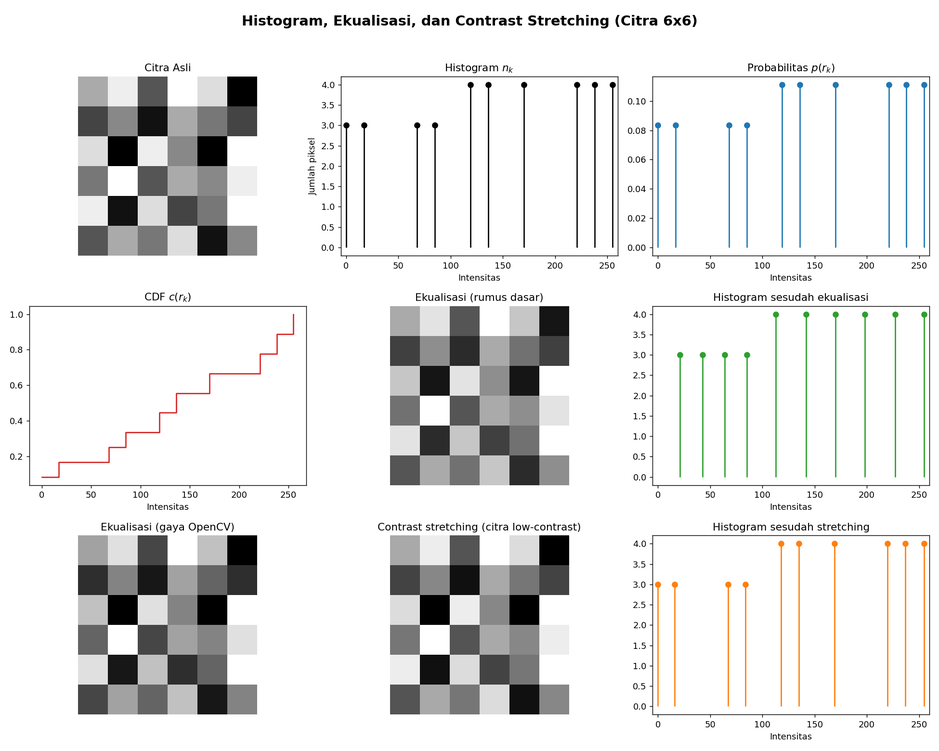
#> input picture pertemuan5/hasil_plot_6x6.png, 939 x 751 px, shrunk from 1950 x 1560 before the run; its folder holds only this picture in this run
$ python ModulBagianE_PPT.py hasil_plot_6x6.png
#> lines starting #> are read from the running program, lines starting #| are printed output that depends on the picture
"""
Cara Pakai Kodenya
    python KerjaKelompok.py image.jpeg
    python KerjaKelompok.py image.jpeg --low 1 --high 99 --out hasil
    python KerjaKelompok.py image.jpeg --raw      # histogram tanpa penghalusan
"""
import argparse
import os
import re
import sys
from dataclasses import dataclass

import cv2
import matplotlib
import numpy as np

# Backend non-GUI bila tidak ada display (server/CI)
if sys.platform.startswith("linux") and not os.environ.get("DISPLAY"):
    matplotlib.use("Agg")
import matplotlib.pyplot as plt
from matplotlib.ticker import FuncFormatter

CHANNELS = ("Red", "Green", "Blue")
COLORS = ("#d62728", "#2ca02c", "#1f77b4")
METHOD_COLORS = ("#444444", "#ff7f0e", "#9467bd", "#17becf", "#e377c2")
N_COLS = 3


@dataclass
class Result:
    name: str
    image: np.ndarray

    @property
    def gray(self):
        return cv2.cvtColor(self.image, cv2.COLOR_RGB2GRAY)

    @property
    def std(self):
        return float(self.gray.std())

    @property
    def entropy(self):
        p = np.bincount(self.gray.ravel(), minlength=256) / self.gray.size
        p = p[p > 0]
        return float(-(p * np.log2(p)).sum())


# ------------------------------------------------------------------ I/O
def load_rgb(path):
    bgr = cv2.imread(path, cv2.IMREAD_COLOR)  # selalu 3 channel (alpha dibuang)
    if bgr is None:
        raise FileNotFoundError(f"Gambar tidak ditemukan atau gagal dibaca: {path}")
    return cv2.cvtColor(bgr, cv2.COLOR_BGR2RGB)


def save_rgb(path, rgb):
    cv2.imwrite(path, cv2.cvtColor(rgb, cv2.COLOR_RGB2BGR))


def slugify(text):
    return re.sub(r"[^A-Za-z0-9]+", "_", text).strip("_")


# ------------------------------------------------------------ pemrosesan
def stretch_channel(ch, low_pct=0.0, high_pct=100.0):
    """g = (f - lo) / (hi - lo) * 255 dengan pembulatan; lo/hi dari persentil."""
    lo, hi = np.percentile(ch, [low_pct, high_pct])
    if hi <= lo:
        return ch.copy()
    out = (ch.astype(np.float32) - lo) / (hi - lo) * 255.0
    return np.rint(np.clip(out, 0, 255)).astype(np.uint8)


def per_channel(img, fn):
    """Terapkan fn pada tiap channel R, G, B lalu gabungkan."""
    return cv2.merge([fn(np.ascontiguousarray(c)) for c in cv2.split(img)])


def on_luminance(img, fn):
    """Terapkan fn hanya pada kanal Y (YCrCb) agar warna tidak bergeser."""
    ycc = cv2.cvtColor(img, cv2.COLOR_RGB2YCrCb)
    ycc[..., 0] = fn(np.ascontiguousarray(ycc[..., 0]))
    return cv2.cvtColor(ycc, cv2.COLOR_YCrCb2RGB)


def run_methods(img, low, high):
    clahe = cv2.createCLAHE(clipLimit=2.0, tileGridSize=(8, 8))
    return [
        Result("Asli", img),
        Result(f"Stretching RGB (p{low:g}-p{high:g})",
               per_channel(img, lambda c: stretch_channel(c, low, high))),
        Result("Equalization RGB", per_channel(img, cv2.equalizeHist)),
        Result("Equalization Y (YCrCb)", on_luminance(img, cv2.equalizeHist)),
        Result("CLAHE Y (clip 2, 8x8)", on_luminance(img, clahe.apply)),
    ]


# --------------------------------------------------------------- laporan
def print_report(results):
    w = max(len(r.name) for r in results) + 2
    head = (f"{'Metode':<{w}}| {'R min-max':^10}| {'G min-max':^10}| "
            f"{'B min-max':^10}| {'Std':>6} | {'Entropi':>7}")
    print("INFORMASI CITRA RGB")
    print("=" * len(head), head, "-" * len(head), sep="\n")
    for r in results:
        mm = [f"{r.image[..., i].min()}-{r.image[..., i].max()}" for i in range(3)]
        print(f"{r.name:<{w}}| {mm[0]:^10}| {mm[1]:^10}| {mm[2]:^10}| "
              f"{r.std:6.2f} | {r.entropy:7.3f}")
    print("=" * len(head))
    print("Std = simpangan baku luminansi (kontras); entropi dalam bit (maks 8).\n")


# ------------------------------------------------------------ visualisasi
def smooth(hist, k):
    """Moving average ukuran ganjil k (k<=1 = tanpa penghalusan)."""
    if k <= 1:
        return hist.astype(float)
    pad = k // 2
    padded = np.pad(hist.astype(float), pad, mode="edge")
    return np.convolve(padded, np.ones(k) / k, mode="valid")


def make_grid(n_panels, title, panel_size=(5.2, 4.2)):
    rows = int(np.ceil(n_panels / N_COLS))
    fig, axes = plt.subplots(rows, N_COLS, layout="constrained",
                             figsize=(panel_size[0] * N_COLS, panel_size[1] * rows))
    fig.suptitle(title, fontsize=15, fontweight="bold")
    axes = np.atleast_1d(axes).ravel()
    return fig, axes


def finish(fig, filename, show):
    fig.savefig(filename, dpi=140)
    print(f"Disimpan: {filename}")
    if show and matplotlib.get_backend().lower() != "agg":
        plt.show()
    plt.close(fig)


def plot_images(results, notes, filename, show):
    fig, axes = make_grid(len(results) + 1, "Perbandingan Citra")
    for ax, r in zip(axes, results):
        ax.imshow(r.image)
        ax.set_title(f"{r.name}\nStd {r.std:.1f}  |  Entropi {r.entropy:.2f}", fontsize=10)
        ax.axis("off")
    for ax in axes[len(results):]:   # panel sisa: catatan
        ax.axis("off")
        ax.text(0, 1, notes, va="top", ha="left", fontsize=9.5, linespacing=1.6,
                transform=ax.transAxes)
    finish(fig, filename, show)


def plot_histograms(results, k_smooth, filename, show):
    fig, axes = make_grid(len(results) + 1, "Histogram RGB per Metode")
    hist_axes, cdf_ax = axes[:len(results)], axes[len(results)]
    x = np.arange(256)

    ymax = 0
    for ax, r in zip(hist_axes, results):
        for i, (name, col) in enumerate(zip(CHANNELS, COLORS)):
            h = smooth(np.bincount(r.image[..., i].ravel(), minlength=256), k_smooth)
            ymax = max(ymax, h.max())
            ax.plot(x, h, color=col, lw=1.3, label=name)
            ax.fill_between(x, h, color=col, alpha=0.10)
        ax.set_title(r.name, fontsize=10, fontweight="bold")
        ax.set_xlim(0, 255)
        ax.set_xticks([0, 64, 128, 192, 255])
        ax.grid(alpha=0.25)
        ax.yaxis.set_major_formatter(FuncFormatter(lambda v, _: f"{v / 1000:g}k"))
    for ax in hist_axes:
        ax.set_ylim(0, ymax * 1.05)
        ax.sharey(hist_axes[0])
    hist_axes[0].legend(fontsize=8, loc="upper left", frameon=False)
    for ax in hist_axes:
        ax.set_xlabel("Intensitas piksel")
        ax.set_ylabel("Frekuensi")
        ax.label_outer()

    # Panel CDF luminansi: equalization ideal mendekati garis diagonal
    cdf_ax.plot([0, 255], [0, 1], "k--", lw=1, alpha=0.5, label="Ideal (merata)")
    for r, col in zip(results, METHOD_COLORS):
        c = np.cumsum(np.bincount(r.gray.ravel(), minlength=256)) / r.gray.size
        cdf_ax.plot(x, c, color=col, lw=1.6, label=r.name)
    cdf_ax.set_title("CDF luminansi (semua metode)", fontsize=10, fontweight="bold")
    cdf_ax.set_xlim(0, 255)
    cdf_ax.set_ylim(0, 1.02)
    cdf_ax.set_xticks([0, 64, 128, 192, 255])
    cdf_ax.set_xlabel("Intensitas piksel")
    cdf_ax.set_ylabel("Probabilitas kumulatif")
    cdf_ax.grid(alpha=0.25)
    cdf_ax.legend(fontsize=7.5, loc="lower right", frameon=False)

    for ax in axes[len(results) + 1:]:
        ax.axis("off")
    if k_smooth > 1:
        fig.text(0.995, 0.005, f"histogram dihaluskan (moving average {k_smooth})",
                 ha="right", va="bottom", fontsize=8, color="gray")
    finish(fig, filename, show)


NOTES = (
    "Catatan metode\n"
    "-------------------------\n"
    "Stretching RGB   : meregangkan tiap channel\n"
    "                   ke 0-255.\n"
    "Equalization RGB : meratakan histogram tiap\n"
    "                   channel (warna bisa bergeser).\n"
    "Equalization Y   : hanya kanal luminansi,\n"
    "                   warna lebih terjaga.\n"
    "CLAHE Y          : equalization lokal dengan\n"
    "                   batas kontras (noise terjaga).\n\n"
    "Std tinggi = kontras tinggi.\n"
    "Entropi tinggi = sebaran intensitas lebih kaya."
)


# ------------------------------------------------------------------ main
def parse_args():
    ap = argparse.ArgumentParser(description=__doc__,
                                 formatter_class=argparse.RawDescriptionHelpFormatter)
    ap.add_argument("image", nargs="?", default="gambar.jpeg", help="path citra masukan")
    ap.add_argument("--low", type=float, default=0.0, help="persentil bawah stretching")
    ap.add_argument("--high", type=float, default=100.0, help="persentil atas stretching")
    ap.add_argument("--smooth", type=int, default=5, help="lebar penghalusan histogram (ganjil)")
    ap.add_argument("--raw", action="store_true", help="histogram mentah, tanpa penghalusan")
    ap.add_argument("--out", default="hasil", help="folder keluaran")
    ap.add_argument("--no-show", action="store_true", help="jangan tampilkan jendela plot")
    args = ap.parse_args()
    if not 0 <= args.low < args.high <= 100:
        ap.error("--low/--high harus memenuhi 0 <= low < high <= 100")
    if args.raw:
        args.smooth = 1
    elif args.smooth % 2 == 0:
        args.smooth += 1
    return args


def main():
    args = parse_args()
    try:
        img = load_rgb(args.image)
#> in load_rgb, bgr is the input picture: shape (751, 939, 3); mean B, G, R 227.2, 227.7, 227.6
    except FileNotFoundError as e:
        sys.exit(str(e))

    full_range = all(img[..., i].min() == 0 and img[..., i].max() == 255 for i in range(3))
#> full_range = True
    if full_range and args.low == 0 and args.high == 100:
        print("Catatan: citra sudah full-range (0-255), min-max stretching tidak "
              "mengubah apa pun. Coba --low 1 --high 99.\n")

    results = run_methods(img, args.low, args.high)
#> in stretch_channel, `lo, hi = np.percentile(ch, [low_pct, high_pct])`: lo = 0; hi = 255
#> call 2 of stretch_channel, with low_pct = 0, high_pct = 100
#> in stretch_channel (call 2), `lo, hi = np.percentile(ch, [low_pct, high_pct])`:
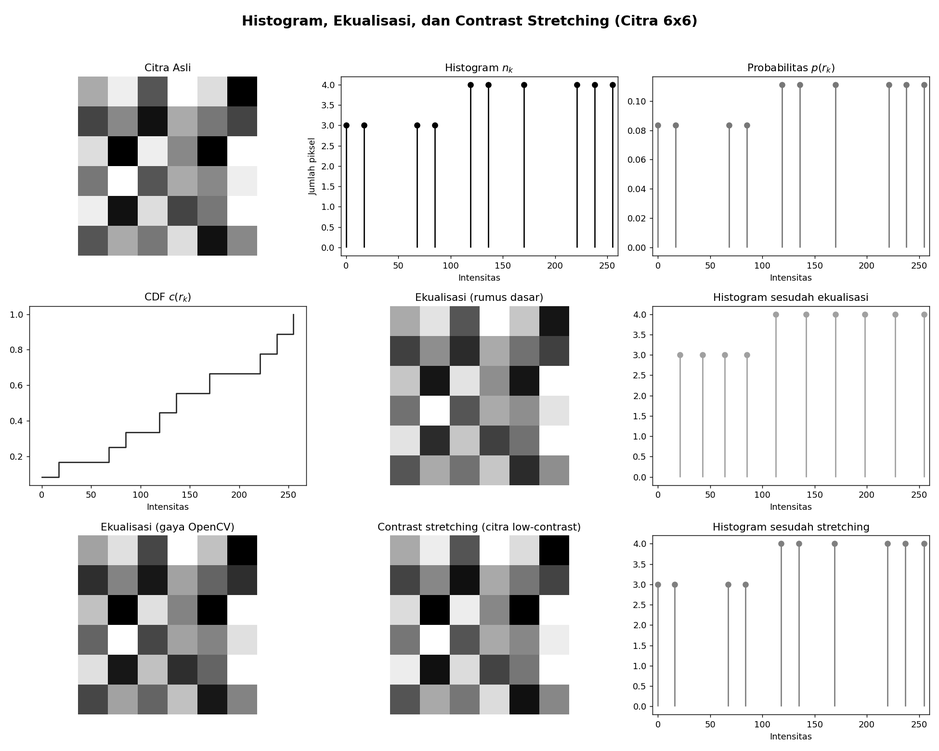
#> ch: shape (751, 939); min 0, max 255, mean 227.7
#> call 3 of stretch_channel, with low_pct = 0, high_pct = 100
#> in stretch_channel (call 3), `lo, hi = np.percentile(ch, [low_pct, high_pct])`:
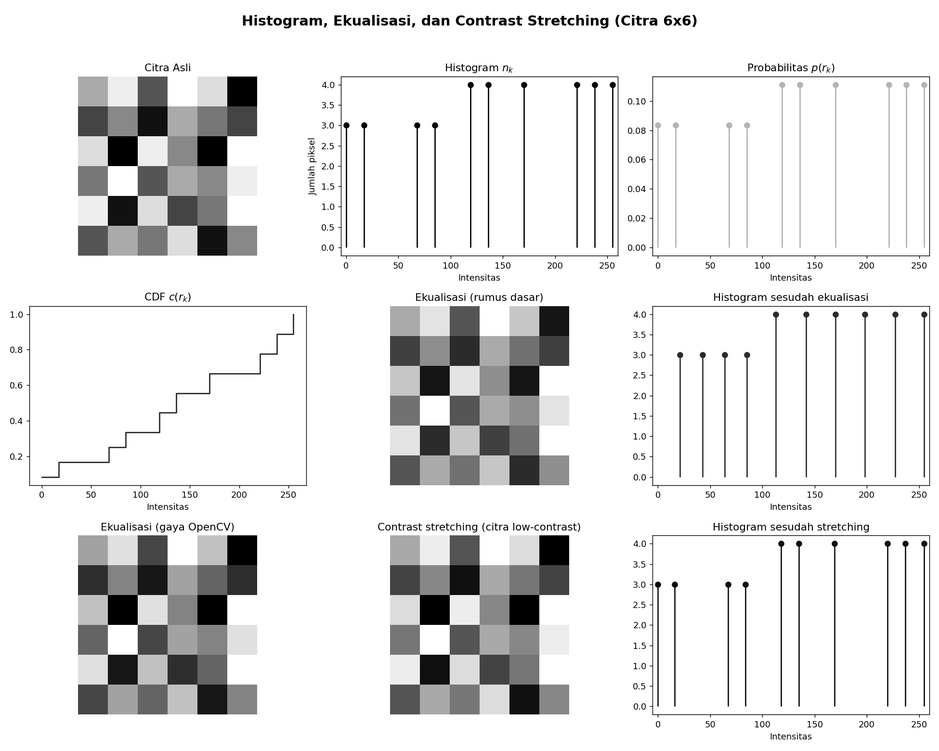
#> ch: shape (751, 939); min 0, max 255, mean 227.2
#> in per_channel (call 2), `return cv2.merge([fn(np.ascontiguousarray(c)) for c in cv2.split(img)])`:
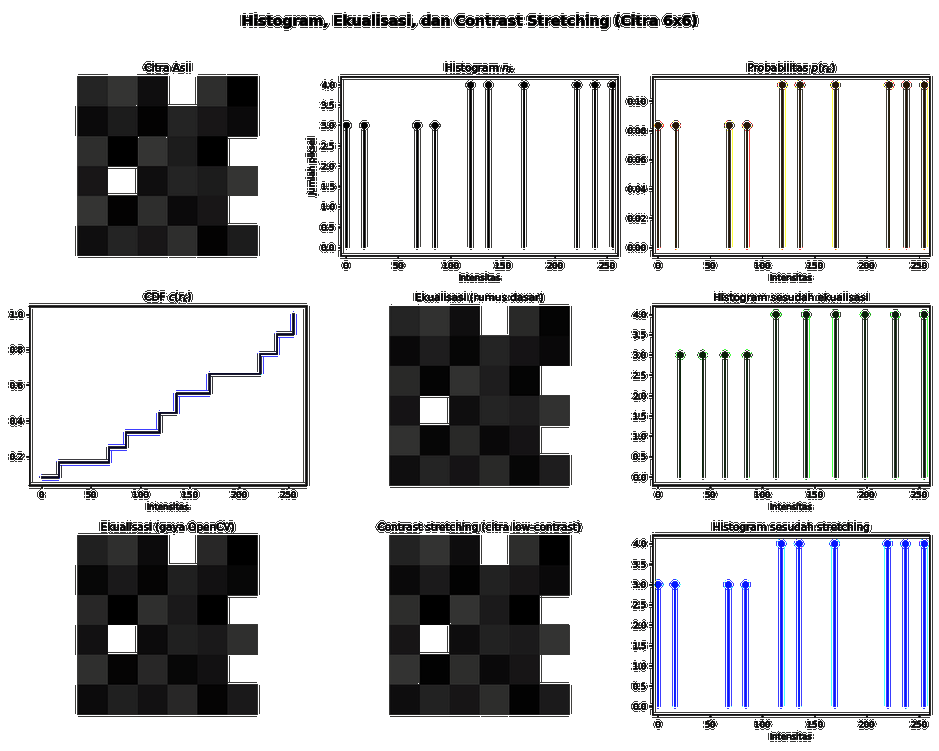
#> returned value: shape (751, 939, 3); mean of channels 0, 1, 2 197.5, 195.9, 195.6; drawn as B, G, R
#> in on_luminance, `ycc = cv2.cvtColor(img, cv2.COLOR_RGB2YCrCb)`: ycc: shape (751, 939, 3); mean of channels 0, 1, 2 227.6, 128, 127.7
#> in on_luminance, `ycc[..., 0] = fn(np.ascontiguousarray(ycc[..., 0]))`: ycc: shape (751, 939, 3); mean of channels 0, 1, 2 195.9, 128, 127.7
#> in on_luminance, `return cv2.cvtColor(ycc, cv2.COLOR_YCrCb2RGB)`:
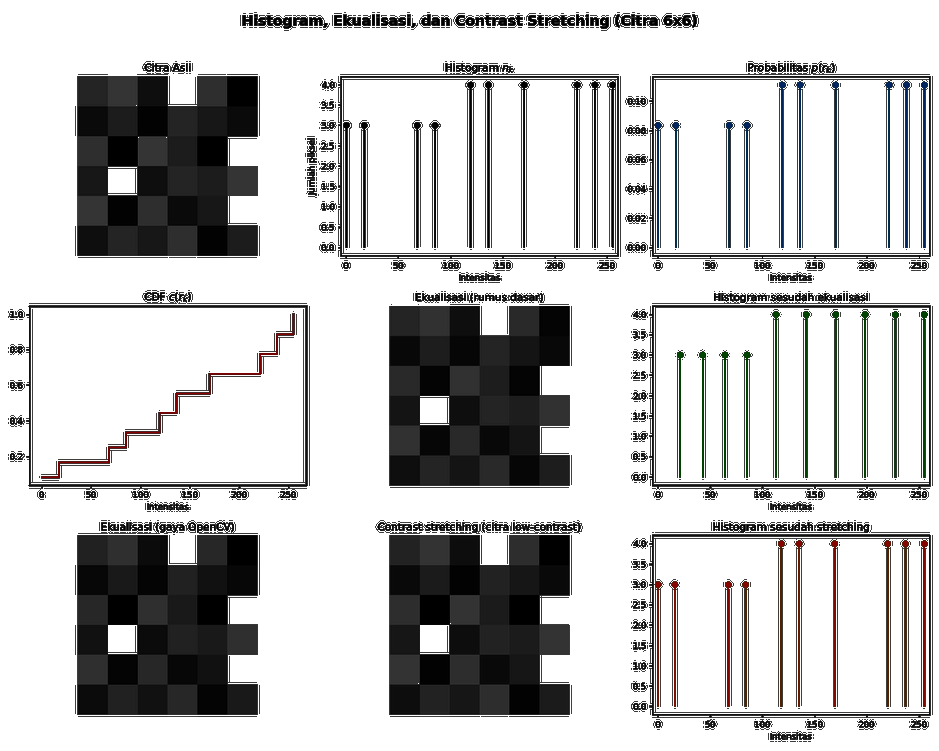
#> returned value: shape (751, 939, 3); mean R, G, B 196.1, 196, 195.8
#> in on_luminance (call 2), `ycc[..., 0] = fn(np.ascontiguousarray(ycc[..., 0]))`: ycc: shape (751, 939, 3); mean of channels 0, 1, 2 226.9, 128, 127.7
#> results = 5 items
    print_report(results)
#> in print_report, `w = max(len(r.name) for r in results) + 2`: w = 26
#| ================================================================================
#| Metode                    | R min-max | G min-max | B min-max |    Std | Entropi
#| --------------------------------------------------------------------------------
#> the loop in print_report, `for r in results:` made 5 passes
#> mm on passes 1 to 5: ['0-255', '0-255', '0-255'], ['0-255', '0-255', '0-255'], ['0-255', '0-255', '0-255'], ['0-255', '0-255', '0-255'], ['0-255', '1-255', '0-255']
#| Asli                      |   0-255   |   0-255   |   0-255   |  61.51 |   2.629
#| Stretching RGB (p0-p100)  |   0-255   |   0-255   |   0-255   |  61.51 |   2.629
#| Equalization RGB          |   0-255   |   0-255   |   0-255   |  98.28 |   2.432
#| Equalization Y (YCrCb)    |   0-255   |   0-255   |   0-255   |  98.81 |   2.339
#| CLAHE Y (clip 2, 8x8)     |   0-255   |   1-255   |   0-255   |  61.87 |   2.762

    os.makedirs(args.out, exist_ok=True)
    for i, r in enumerate(results[1:], start=1):
        save_rgb(os.path.join(args.out, f"{i}_{slugify(r.name)}.png"), r.image)
#> this loop made 4 passes
#> pass 2, in save_rgb (call 2), `cv2.imwrite(path, cv2.cvtColor(rgb, cv2.COLOR_RGB2BGR))`:
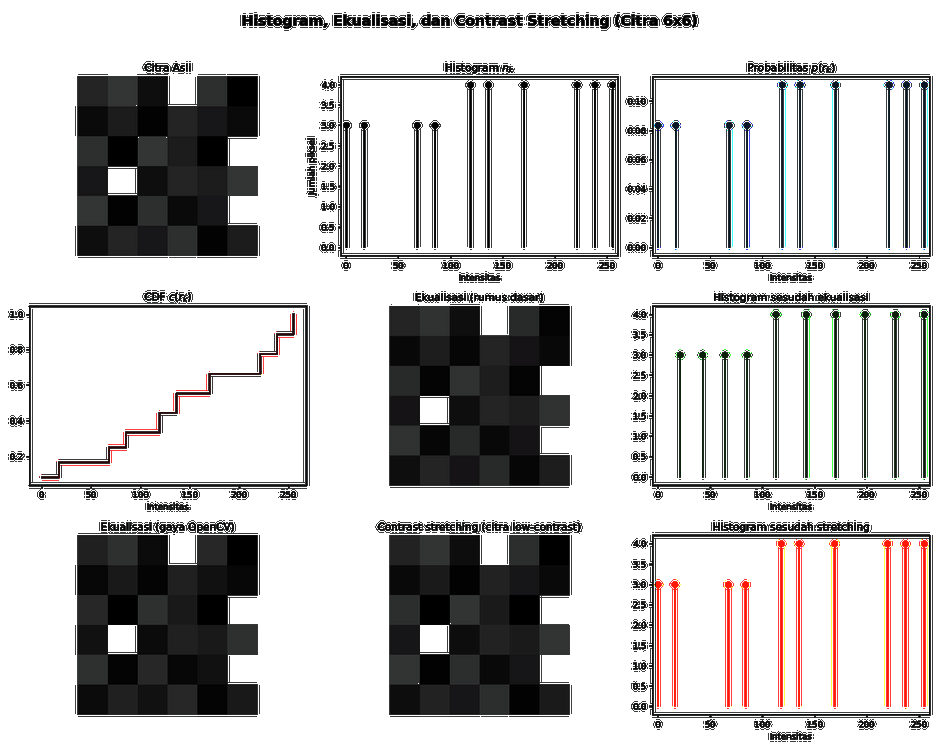
#> saved as 2_Equalization_RGB.png: shape (751, 939, 3); mean B, G, R 195.6, 195.9, 197.5

    show = not args.no_show
    plot_images(results, NOTES, os.path.join(args.out, "perbandingan_citra.png"), show)
#> the loop in plot_images, `for ax, r in zip(axes, results):` made 5 passes
#> the loop in plot_images, `for ax in axes[len(results):]:` made 1 pass
    plot_histograms(results, args.smooth, os.path.join(args.out, "perbandingan_histogram.png"), show)
#> the loop in plot_histograms, `for ax, r in zip(hist_axes, results):` made 5 passes
#> the loop in plot_histograms, `for ax in hist_axes:` made 5 passes
#> the loop in plot_histograms, `for r, col in zip(results, METHOD_COLORS):` made 5 passes
#> col on passes 1 to 5: '#444444', '#ff7f0e', '#9467bd', '#17becf', '#e377c2'
#> call 2 of finish, with filename = 'hasil/perbandingan_histogram.png', show = True
#> in finish (call 2), `fig.savefig(filename, dpi=140)`:
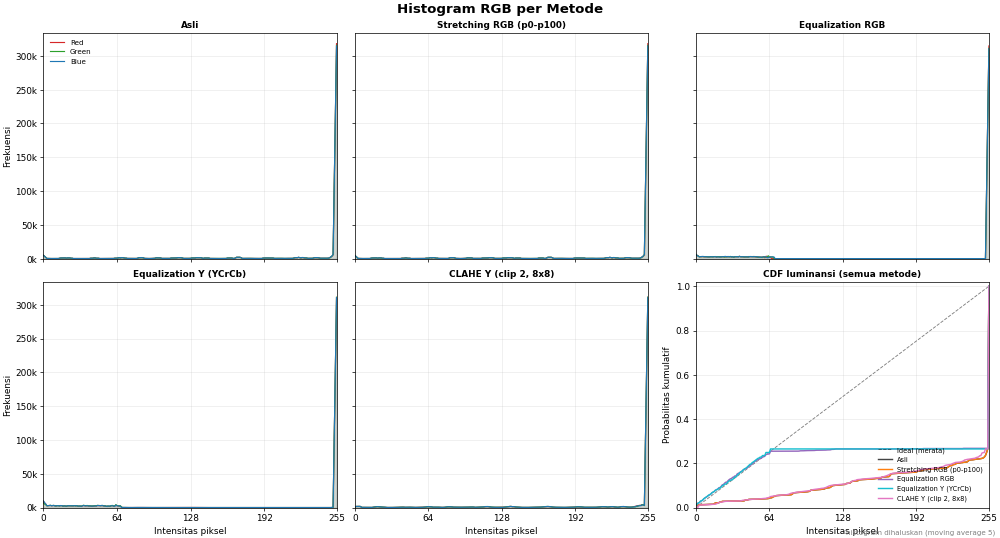
#> figure drawn by matplotlib, 6 panels; panel 4: curve peaks at x = 255, y = 310593.2; panel 4: curve peaks at x = 255, y = 311084.4; panel 4: curve peaks at x = 255, y = 310569.4; panel 6: curve peaks at x = 255, y = 1


if __name__ == "__main__":
    main()
